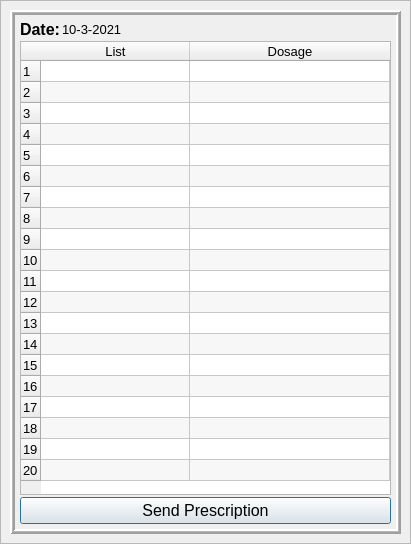
<?xml version="1.0" encoding="UTF-8"?>
<ui version="4.0">
 <class>PharmRequest</class>
 <widget class="QDialog" name="PharmRequest">
  <property name="geometry">
   <rect>
    <x>0</x>
    <y>0</y>
    <width>411</width>
    <height>544</height>
   </rect>
  </property>
  <property name="windowTitle">
   <string>Prescription Form</string>
  </property>
  <layout class="QVBoxLayout" name="verticalLayout">
   <property name="spacing">
    <number>0</number>
   </property>
   <property name="leftMargin">
    <number>0</number>
   </property>
   <property name="topMargin">
    <number>0</number>
   </property>
   <property name="rightMargin">
    <number>0</number>
   </property>
   <property name="bottomMargin">
    <number>0</number>
   </property>
   <item>
    <widget class="QFrame" name="bgLayer">
     <property name="frameShape">
      <enum>QFrame::StyledPanel</enum>
     </property>
     <property name="frameShadow">
      <enum>QFrame::Raised</enum>
     </property>
     <layout class="QVBoxLayout" name="verticalLayout_2">
      <item>
       <widget class="QFrame" name="bgframe">
        <property name="sizePolicy">
         <sizepolicy hsizetype="Preferred" vsizetype="Expanding">
          <horstretch>0</horstretch>
          <verstretch>0</verstretch>
         </sizepolicy>
        </property>
        <property name="font">
         <font>
          <pointsize>12</pointsize>
         </font>
        </property>
        <property name="frameShape">
         <enum>QFrame::Box</enum>
        </property>
        <property name="frameShadow">
         <enum>QFrame::Raised</enum>
        </property>
        <property name="lineWidth">
         <number>2</number>
        </property>
        <property name="midLineWidth">
         <number>1</number>
        </property>
        <layout class="QVBoxLayout" name="verticalLayout_3">
         <property name="spacing">
          <number>2</number>
         </property>
         <property name="leftMargin">
          <number>5</number>
         </property>
         <property name="topMargin">
          <number>5</number>
         </property>
         <property name="rightMargin">
          <number>5</number>
         </property>
         <property name="bottomMargin">
          <number>5</number>
         </property>
         <item>
          <layout class="QHBoxLayout" name="horizontalLayout_3">
           <item>
            <widget class="QLabel" name="label_3">
             <property name="sizePolicy">
              <sizepolicy hsizetype="Fixed" vsizetype="Preferred">
               <horstretch>0</horstretch>
               <verstretch>0</verstretch>
              </sizepolicy>
             </property>
             <property name="font">
              <font>
               <family>Tahoma</family>
               <pointsize>12</pointsize>
               <weight>75</weight>
               <bold>true</bold>
              </font>
             </property>
             <property name="text">
              <string>Date:</string>
             </property>
            </widget>
           </item>
           <item>
            <widget class="QLabel" name="date">
             <property name="font">
              <font>
               <pointsize>10</pointsize>
              </font>
             </property>
             <property name="text">
              <string>10-3-2021</string>
             </property>
            </widget>
           </item>
          </layout>
         </item>
         <item>
          <widget class="QTableWidget" name="pharmList">
           <property name="font">
            <font>
             <pointsize>10</pointsize>
            </font>
           </property>
           <property name="sizeAdjustPolicy">
            <enum>QAbstractScrollArea::AdjustToContents</enum>
           </property>
           <property name="editTriggers">
            <set>QAbstractItemView::AllEditTriggers</set>
           </property>
           <property name="alternatingRowColors">
            <bool>true</bool>
           </property>
           <property name="selectionMode">
            <enum>QAbstractItemView::SingleSelection</enum>
           </property>
           <property name="rowCount">
            <number>20</number>
           </property>
           <property name="columnCount">
            <number>2</number>
           </property>
           <attribute name="horizontalHeaderCascadingSectionResizes">
            <bool>true</bool>
           </attribute>
           <attribute name="horizontalHeaderDefaultSectionSize">
            <number>149</number>
           </attribute>
           <attribute name="horizontalHeaderMinimumSectionSize">
            <number>8</number>
           </attribute>
           <attribute name="horizontalHeaderStretchLastSection">
            <bool>true</bool>
           </attribute>
           <attribute name="verticalHeaderDefaultSectionSize">
            <number>21</number>
           </attribute>
           <attribute name="verticalHeaderShowSortIndicator" stdset="0">
            <bool>true</bool>
           </attribute>
           <row/>
           <row/>
           <row/>
           <row/>
           <row/>
           <row/>
           <row/>
           <row/>
           <row/>
           <row/>
           <row/>
           <row/>
           <row/>
           <row/>
           <row/>
           <row/>
           <row/>
           <row/>
           <row/>
           <row/>
           <column>
            <property name="text">
             <string>List</string>
            </property>
           </column>
           <column>
            <property name="text">
             <string>Dosage</string>
            </property>
           </column>
          </widget>
         </item>
         <item>
          <layout class="QHBoxLayout" name="horizontalLayout_2">
           <item>
            <widget class="QPushButton" name="sendBtn">
             <property name="cursor">
              <cursorShape>PointingHandCursor</cursorShape>
             </property>
             <property name="toolTip">
              <string>&lt;html&gt;&lt;head/&gt;&lt;body&gt;&lt;p&gt;Click to send prescription to Pharmacy&lt;/p&gt;&lt;/body&gt;&lt;/html&gt;</string>
             </property>
             <property name="text">
              <string>Send Prescription</string>
             </property>
            </widget>
           </item>
          </layout>
         </item>
        </layout>
       </widget>
      </item>
     </layout>
    </widget>
   </item>
  </layout>
 </widget>
 <resources/>
 <connections/>
</ui>
